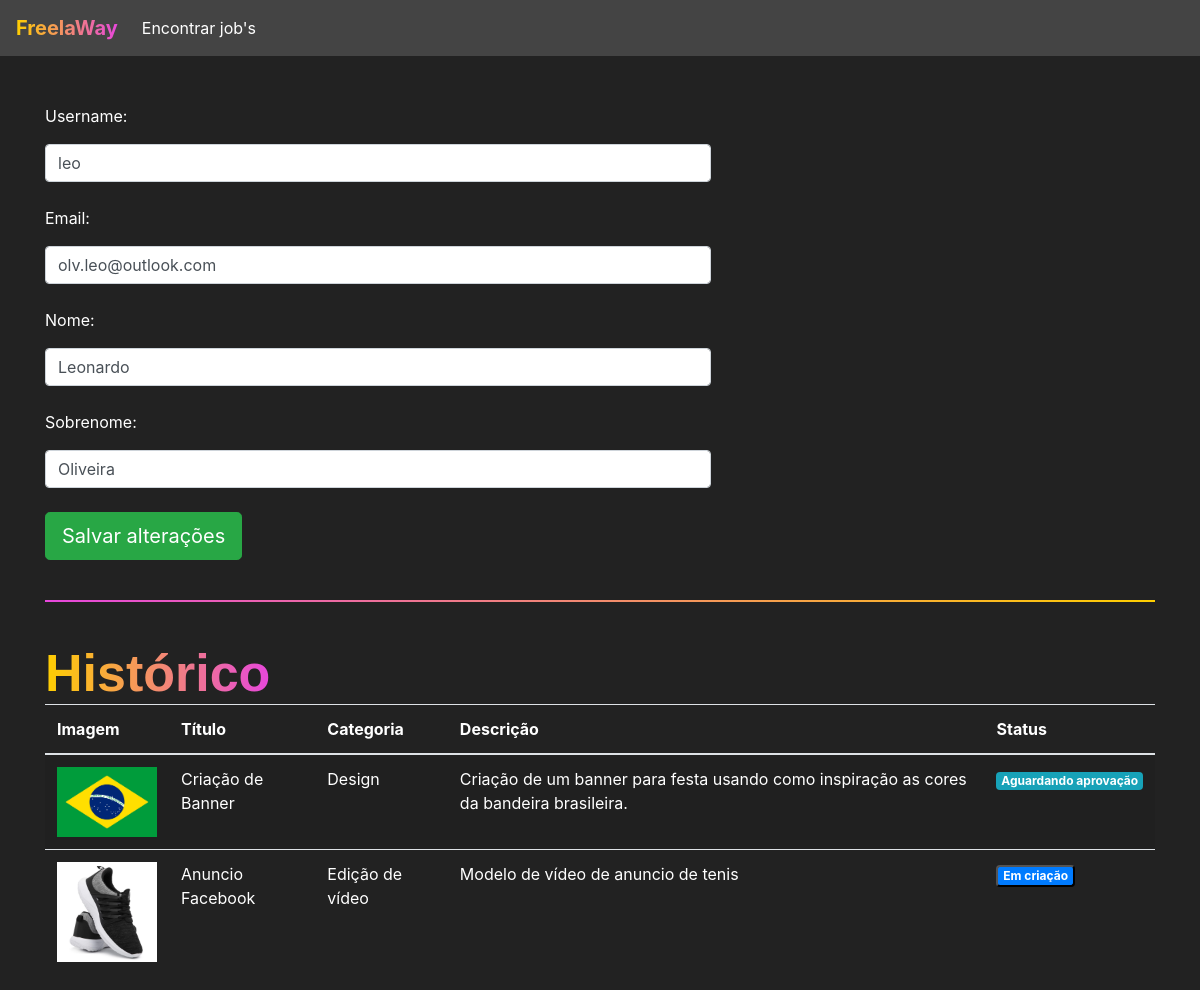
The app's page /perfil/ (signed in), older data.
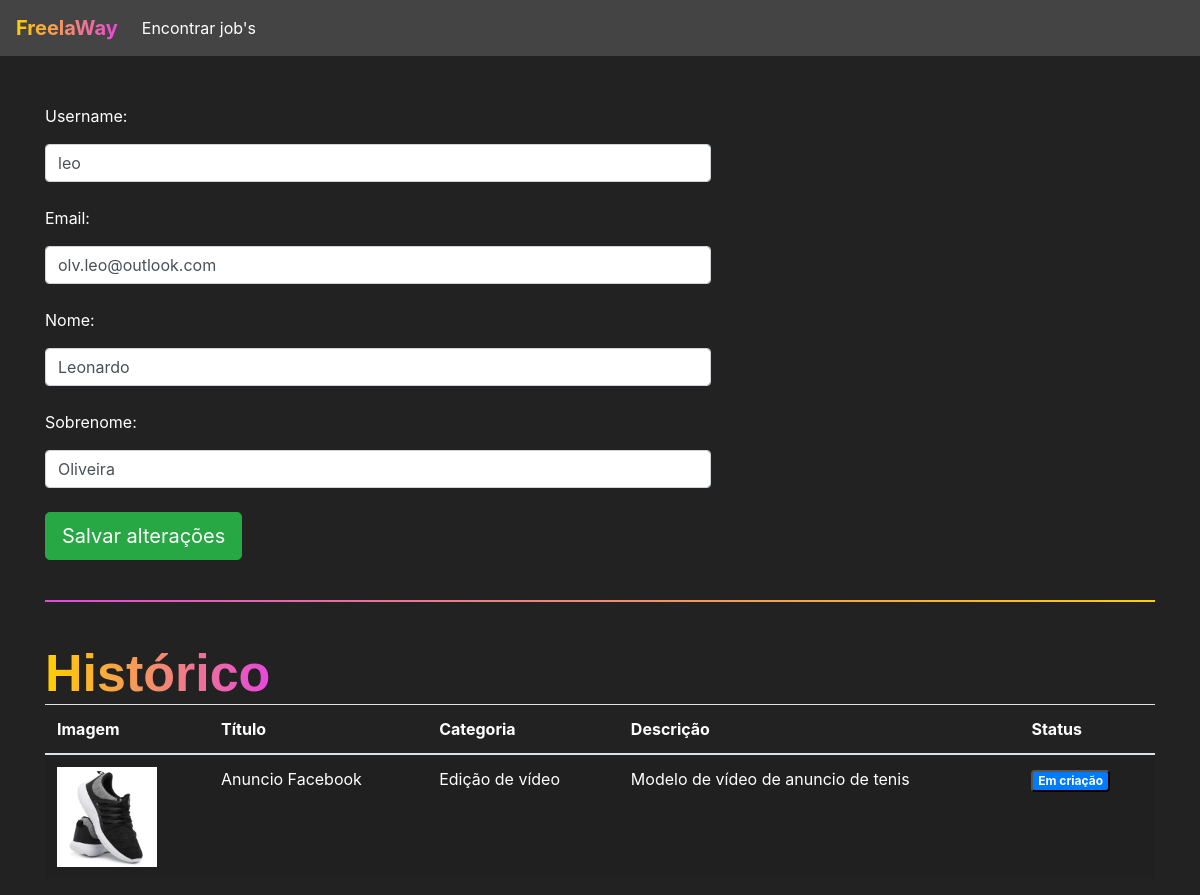
The same page, newer data.
### jobs/models.py (models this page shows, shortened)
class Jobs(models.Model):
    categoria_choices = (('D', 'Design'),
                         ('EV', 'Edição de Vídeo'))
    status_choices = (('C', 'Em criação'),
                      ('AA', 'Aguardando aprovação'),
                      ('F', 'Finalizado'))
    titulo = models.CharField(max_length=200)
    descricao = models.TextField()
    categoria = models.CharField(max_length=2, choices=categoria_choices, default="D")
    prazo_entrega = models.DateTimeField()
    preco = models.FloatField()
    referencias = models.ManyToManyField(Referencias)
    profissional = models.ForeignKey(User, on_delete=models.DO_NOTHING, null=True, blank=True)
    reservado = models.BooleanField(default=False)
    status = models.CharField(max_length=2, choices=status_choices, default='C')
    arquivo_final = models.FileField(null=True, blank=True)

class Referencias(models.Model):
    arquivo = models.FileField(upload_to='referencias')
    def __str__(self) -> str:
        return self.arquivo.url

### jobs/views.py (the view, shortened to what this page needs)
# urls.py: path('perfil/', views.perfil, name="perfil"),
@login_required(login_url='/auth/login')
def perfil(request):
    if request.method == "GET":
        jobs = Jobs.objects.filter(profissional=request.user)
        return render(request, 'perfil.html', {'jobs': jobs})

### jobs/templates/perfil.html (shortened to what this page needs)
{% extends 'base.html' %}
{% load static %}
{% block 'head' %}
<link rel="stylesheet" href="{% static 'jobs/css/encontrar_jobs.css' %}">
<link rel="stylesheet" href="{% static 'jobs/css/perfil.css' %}">
{% endblock %}
{% block 'body' %}
<br>
<br>
<div class="container">
    <div style="width: 60%">
        <form action="{% url 'perfil' %}" method="POST">{% csrf_token %}
            <p>Username:</p>
            <input type="text" class="form-control" value="{{user.username}}" name="username">
            <br>
            <p>Email:</p>
            <input type="email" class="form-control" value="{{user.email}}" name="email">
            <br>
            <p>Nome:</p>
            <input type="text" class="form-control" value="{{user.first_name}}" name="primeiro_nome">
            <br>
            <p>Sobrenome:</p>
            <input type="text" class="form-control" value="{{user.last_name}}" name="ultimo_nome">
            <br>
            <input type="submit" class="btn btn-success btn-lg" value="Salvar alterações">
        </form>
    </div>
    <br>
    <hr class="borda-degrade">
    <br>
    <h4 class="titulo">Histórico</h4>
    <table style="background-color: #222; color: white;" class="table table-striped">
        <thead>
        <tr>
            <th scope="col">Imagem</th>
            <th scope="col">Título</th>
            <th scope="col">Categoria</th>
            <th scope="col">Descrição</th>
            <th scope="col">Status</th>
        </tr>
        </thead>
        <tbody>
        {% for job in jobs %}
        <tr>
            <th scope="row"><img width="100px" src="{{job.referencias.all.0}}"></th>
            <td>{{job.titulo}}</td>
            <td>{% if job.categoria == 'D'%}
                Design
                {% else %}
                Edição de vídeo
                {% endif%}
            </td>
            <td>{{job.descricao}}</td>
            <td>
                {% if job.status == 'AA'%}
                <span class="badge badge-info">Aguardando aprovação</span>
                {% elif job.status == 'C' %}
                <button class="badge badge-primary" data-toggle="modal" data-target="#modal-job-{{job.id}}">Em criação</button>
                {% else %}
                <span class="badge badge-success">Finalizado</span>
                {% endif %}
            </td>
        </tr>
        {% endfor %}
        </tbody>
    </table>
</div>
{% endblock %}

Row changes from the older to the newer data that the page shows:
no longer on this page (row edited): Jobs: referencias.all.0 (picture), titulo "Criação de Banner", categoria "Design", descricao "Criação de um banner para festa usando como inspiração as cores da bandeira brasileira.", status "Aguardando aprovação"
